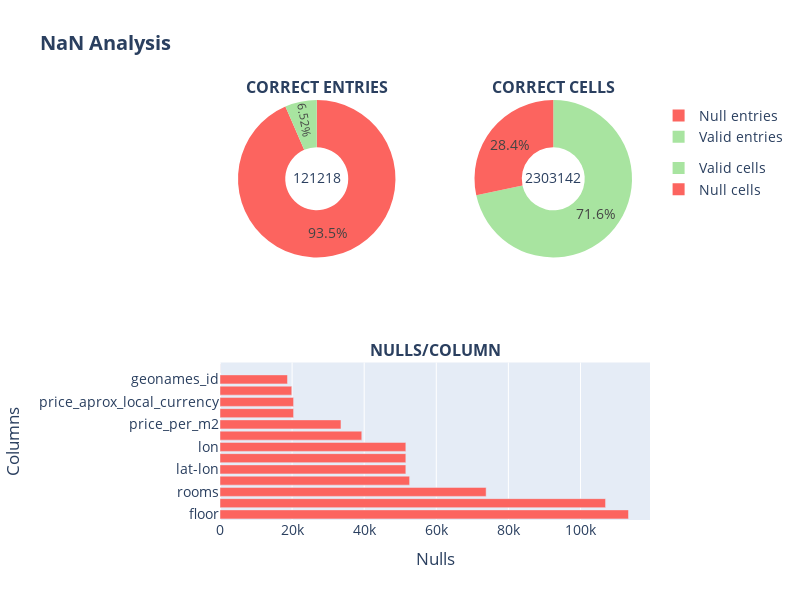

Notebook code for this chart:
### Code cell
fig = dat_insights(df, '', rtn=False)
fig.update_layout(title='<b>NaN Analysis')

### Figure 1 — Plotly figure (JSON) as saved in the notebook; plotly's stock layout.template omitted (floating-point values rounded to 4 significant figures)
{"data": [{"domain": {"x": [0, 0.45], "y": [0.625, 1]}, "hole": 0.4, "labels": ["Null entries", "Valid entries"], "legendgroup": "apie", "marker": {"colors": ["#FC645F", "#A8E4A0", "#7088FF", "#FEB1AF"]}, "name": "Correct entries", "textposition": "inside", "title": {"text": "121218"}, "type": "pie", "values": [113319, 7899]}, {"domain": {"x": [0.55, 1], "y": [0.625, 1]}, "hole": 0.4, "labels": ["Null cells", "Valid cells"], "legendgroup": "pie", "marker": {"colors": ["#FC645F", "#A8E4A0", "#7088FF", "#FEB1AF"]}, "name": "Correct cells", "textposition": "inside", "title": {"text": "2303142"}, "type": "pie", "values": [653704, 1649438]}, {"marker": {"color": "#FC645F"}, "name": "Nulls/Column", "orientation": "h", "showlegend": false, "textposition": "inside", "type": "bar", "x": [113319, 106956, 73828, 52601, 51549, 51549, 51549, 39326, 33561, 20410, 20410, 19906, 18717, 23], "xaxis": "x", "y": ["floor", "expenses", "rooms", "price_usd_per_m2", "lat-lon", "lat", "lon", "surface_total_in_m2", "price_per_m2", "price_usd", "price_aprox_local_currency", "surface_covered_in_m2", "geonames_id", "place_name"], "yaxis": "y"}], "layout": {"annotations": [{"font": {"size": 16}, "showarrow": false, "text": "<b>CORRECT ENTRIES</b>", "x": 0.225, "xanchor": "center", "xref": "paper", "y": 1, "yanchor": "bottom", "yref": "paper"}, {"font": {"size": 16}, "showarrow": false, "text": "<b>CORRECT CELLS", "x": 0.775, "xanchor": "center", "xref": "paper", "y": 1, "yanchor": "bottom", "yref": "paper"}, {"font": {"size": 16}, "showarrow": false, "text": "<b>NULLS/COLUMN</b>", "x": 0.5, "xanchor": "center", "xref": "paper", "y": 0.375, "yanchor": "bottom", "yref": "paper"}], "font": {"size": 14}, "height": 600, "title": {"text": "<b>NaN Analysis"}, "width": 800, "xaxis": {"anchor": "y", "domain": [0, 1], "title": {"text": "Nulls"}}, "xaxis2": {"anchor": "y2", "domain": [0.55, 1]}, "yaxis": {"anchor": "x", "domain": [0, 0.375], "title": {"text": "Columns"}}, "yaxis2": {"anchor": "x2", "domain": [0, 0.375]}}}
